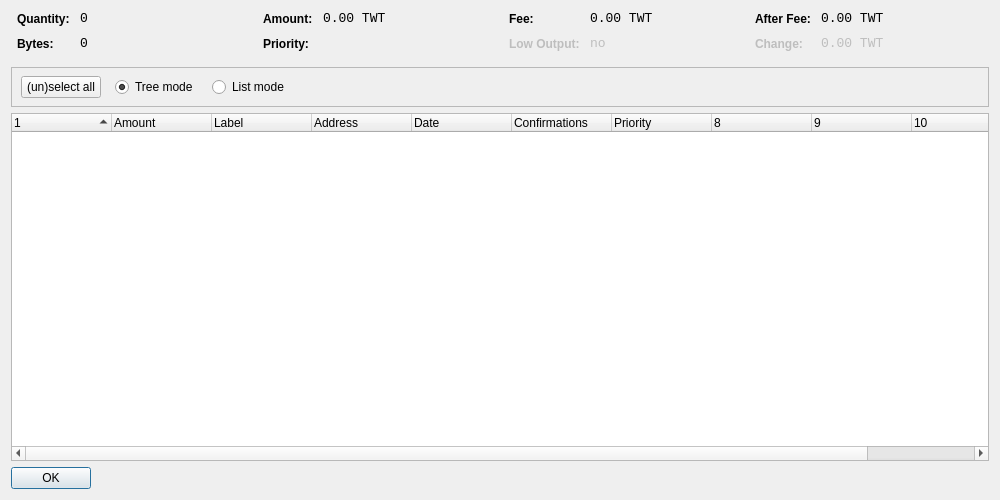
<?xml version="1.0" encoding="UTF-8"?>
<ui version="4.0">
 <class>CoinControlDialog</class>
 <widget class="QDialog" name="CoinControlDialog">
  <property name="geometry">
   <rect>
    <x>0</x>
    <y>0</y>
    <width>1000</width>
    <height>500</height>
   </rect>
  </property>
  <property name="windowTitle">
   <string>Coin Control</string>
  </property>
  <layout class="QVBoxLayout" name="verticalLayout">
   <item>
    <layout class="QHBoxLayout" name="horizontalLayoutTop" stretch="0,0,0,0">
     <property name="topMargin">
      <number>0</number>
     </property>
     <property name="bottomMargin">
      <number>10</number>
     </property>
     <item>
      <layout class="QFormLayout" name="formLayoutCoinControl1">
       <property name="horizontalSpacing">
        <number>10</number>
       </property>
       <property name="verticalSpacing">
        <number>10</number>
       </property>
       <property name="leftMargin">
        <number>6</number>
       </property>
       <property name="rightMargin">
        <number>6</number>
       </property>
       <item row="0" column="0">
        <widget class="QLabel" name="labelCoinControlQuantityText">
         <property name="styleSheet">
          <string notr="true">font-weight:bold;</string>
         </property>
         <property name="text">
          <string>Quantity:</string>
         </property>
        </widget>
       </item>
       <item row="0" column="1">
        <widget class="QLabel" name="labelCoinControlQuantity">
         <property name="font">
          <font>
           <family>Monospace</family>
           <pointsize>10</pointsize>
          </font>
         </property>
         <property name="cursor">
          <cursorShape>IBeamCursor</cursorShape>
         </property>
         <property name="contextMenuPolicy">
          <enum>Qt::ActionsContextMenu</enum>
         </property>
         <property name="text">
          <string notr="true">0</string>
         </property>
         <property name="textInteractionFlags">
          <set>Qt::LinksAccessibleByMouse|Qt::TextSelectableByKeyboard|Qt::TextSelectableByMouse</set>
         </property>
        </widget>
       </item>
       <item row="1" column="0">
        <widget class="QLabel" name="labelCoinControlBytesText">
         <property name="styleSheet">
          <string notr="true">font-weight:bold;</string>
         </property>
         <property name="text">
          <string>Bytes:</string>
         </property>
        </widget>
       </item>
       <item row="1" column="1">
        <widget class="QLabel" name="labelCoinControlBytes">
         <property name="font">
          <font>
           <family>Monospace</family>
           <pointsize>10</pointsize>
          </font>
         </property>
         <property name="cursor">
          <cursorShape>IBeamCursor</cursorShape>
         </property>
         <property name="contextMenuPolicy">
          <enum>Qt::ActionsContextMenu</enum>
         </property>
         <property name="text">
          <string notr="true">0</string>
         </property>
         <property name="textInteractionFlags">
          <set>Qt::LinksAccessibleByMouse|Qt::TextSelectableByKeyboard|Qt::TextSelectableByMouse</set>
         </property>
        </widget>
       </item>
      </layout>
     </item>
     <item>
      <layout class="QFormLayout" name="formLayoutCoinControl2">
       <property name="horizontalSpacing">
        <number>10</number>
       </property>
       <property name="verticalSpacing">
        <number>10</number>
       </property>
       <property name="leftMargin">
        <number>6</number>
       </property>
       <property name="rightMargin">
        <number>6</number>
       </property>
       <item row="0" column="0">
        <widget class="QLabel" name="labelCoinControlAmountText">
         <property name="styleSheet">
          <string notr="true">font-weight:bold;</string>
         </property>
         <property name="text">
          <string>Amount:</string>
         </property>
        </widget>
       </item>
       <item row="0" column="1">
        <widget class="QLabel" name="labelCoinControlAmount">
         <property name="font">
          <font>
           <family>Monospace</family>
           <pointsize>10</pointsize>
          </font>
         </property>
         <property name="cursor">
          <cursorShape>IBeamCursor</cursorShape>
         </property>
         <property name="contextMenuPolicy">
          <enum>Qt::ActionsContextMenu</enum>
         </property>
         <property name="text">
          <string notr="true">0.00 TWT</string>
         </property>
         <property name="textInteractionFlags">
          <set>Qt::LinksAccessibleByMouse|Qt::TextSelectableByKeyboard|Qt::TextSelectableByMouse</set>
         </property>
        </widget>
       </item>
       <item row="1" column="0">
        <widget class="QLabel" name="labelCoinControlPriorityText">
         <property name="styleSheet">
          <string notr="true">font-weight:bold;</string>
         </property>
         <property name="text">
          <string>Priority:</string>
         </property>
        </widget>
       </item>
       <item row="1" column="1">
        <widget class="QLabel" name="labelCoinControlPriority">
         <property name="font">
          <font>
           <family>Monospace</family>
           <pointsize>10</pointsize>
          </font>
         </property>
         <property name="cursor">
          <cursorShape>IBeamCursor</cursorShape>
         </property>
         <property name="contextMenuPolicy">
          <enum>Qt::ActionsContextMenu</enum>
         </property>
         <property name="text">
          <string/>
         </property>
         <property name="textInteractionFlags">
          <set>Qt::LinksAccessibleByMouse|Qt::TextSelectableByKeyboard|Qt::TextSelectableByMouse</set>
         </property>
        </widget>
       </item>
      </layout>
     </item>
     <item>
      <layout class="QFormLayout" name="formLayoutCoinControl3">
       <property name="horizontalSpacing">
        <number>10</number>
       </property>
       <property name="verticalSpacing">
        <number>10</number>
       </property>
       <property name="leftMargin">
        <number>6</number>
       </property>
       <property name="rightMargin">
        <number>6</number>
       </property>
       <item row="0" column="0">
        <widget class="QLabel" name="labelCoinControlFeeText">
         <property name="styleSheet">
          <string notr="true">font-weight:bold;</string>
         </property>
         <property name="text">
          <string>Fee:</string>
         </property>
        </widget>
       </item>
       <item row="0" column="1">
        <widget class="QLabel" name="labelCoinControlFee">
         <property name="font">
          <font>
           <family>Monospace</family>
           <pointsize>10</pointsize>
          </font>
         </property>
         <property name="cursor">
          <cursorShape>IBeamCursor</cursorShape>
         </property>
         <property name="contextMenuPolicy">
          <enum>Qt::ActionsContextMenu</enum>
         </property>
         <property name="text">
          <string notr="true">0.00 TWT</string>
         </property>
         <property name="textInteractionFlags">
          <set>Qt::LinksAccessibleByMouse|Qt::TextSelectableByKeyboard|Qt::TextSelectableByMouse</set>
         </property>
        </widget>
       </item>
       <item row="1" column="0">
        <widget class="QLabel" name="labelCoinControlLowOutputText">
         <property name="enabled">
          <bool>false</bool>
         </property>
         <property name="styleSheet">
          <string notr="true">font-weight:bold;</string>
         </property>
         <property name="text">
          <string>Low Output:</string>
         </property>
        </widget>
       </item>
       <item row="1" column="1">
        <widget class="QLabel" name="labelCoinControlLowOutput">
         <property name="enabled">
          <bool>false</bool>
         </property>
         <property name="font">
          <font>
           <family>Monospace</family>
           <pointsize>10</pointsize>
          </font>
         </property>
         <property name="cursor">
          <cursorShape>IBeamCursor</cursorShape>
         </property>
         <property name="contextMenuPolicy">
          <enum>Qt::ActionsContextMenu</enum>
         </property>
         <property name="text">
          <string notr="true">no</string>
         </property>
         <property name="textInteractionFlags">
          <set>Qt::LinksAccessibleByMouse|Qt::TextSelectableByKeyboard|Qt::TextSelectableByMouse</set>
         </property>
        </widget>
       </item>
      </layout>
     </item>
     <item>
      <layout class="QFormLayout" name="formLayoutCoinControl4">
       <property name="horizontalSpacing">
        <number>10</number>
       </property>
       <property name="verticalSpacing">
        <number>10</number>
       </property>
       <property name="leftMargin">
        <number>6</number>
       </property>
       <property name="rightMargin">
        <number>6</number>
       </property>
       <item row="0" column="0">
        <widget class="QLabel" name="labelCoinControlAfterFeeText">
         <property name="styleSheet">
          <string notr="true">font-weight:bold;</string>
         </property>
         <property name="text">
          <string>After Fee:</string>
         </property>
        </widget>
       </item>
       <item row="0" column="1">
        <widget class="QLabel" name="labelCoinControlAfterFee">
         <property name="font">
          <font>
           <family>Monospace</family>
           <pointsize>10</pointsize>
          </font>
         </property>
         <property name="cursor">
          <cursorShape>IBeamCursor</cursorShape>
         </property>
         <property name="contextMenuPolicy">
          <enum>Qt::ActionsContextMenu</enum>
         </property>
         <property name="text">
          <string notr="true">0.00 TWT</string>
         </property>
         <property name="textInteractionFlags">
          <set>Qt::LinksAccessibleByMouse|Qt::TextSelectableByKeyboard|Qt::TextSelectableByMouse</set>
         </property>
        </widget>
       </item>
       <item row="1" column="0">
        <widget class="QLabel" name="labelCoinControlChangeText">
         <property name="enabled">
          <bool>false</bool>
         </property>
         <property name="styleSheet">
          <string notr="true">font-weight:bold;</string>
         </property>
         <property name="text">
          <string>Change:</string>
         </property>
        </widget>
       </item>
       <item row="1" column="1">
        <widget class="QLabel" name="labelCoinControlChange">
         <property name="enabled">
          <bool>false</bool>
         </property>
         <property name="font">
          <font>
           <family>Monospace</family>
           <pointsize>10</pointsize>
          </font>
         </property>
         <property name="cursor">
          <cursorShape>IBeamCursor</cursorShape>
         </property>
         <property name="contextMenuPolicy">
          <enum>Qt::ActionsContextMenu</enum>
         </property>
         <property name="text">
          <string notr="true">0.00 TWT</string>
         </property>
         <property name="textInteractionFlags">
          <set>Qt::LinksAccessibleByMouse|Qt::TextSelectableByKeyboard|Qt::TextSelectableByMouse</set>
         </property>
        </widget>
       </item>
      </layout>
     </item>
    </layout>
   </item>
   <item>
    <widget class="QFrame" name="frame">
     <property name="minimumSize">
      <size>
       <width>0</width>
       <height>40</height>
      </size>
     </property>
     <property name="frameShape">
      <enum>QFrame::StyledPanel</enum>
     </property>
     <property name="frameShadow">
      <enum>QFrame::Sunken</enum>
     </property>
     <widget class="QWidget" name="horizontalLayoutWidget">
      <property name="geometry">
       <rect>
        <x>10</x>
        <y>0</y>
        <width>781</width>
        <height>41</height>
       </rect>
      </property>
      <layout class="QHBoxLayout" name="horizontalLayoutPanel" stretch="0,0,0,0,0">
       <property name="spacing">
        <number>14</number>
       </property>
       <item>
        <widget class="QPushButton" name="pushButtonSelectAll">
         <property name="sizePolicy">
          <sizepolicy hsizetype="Maximum" vsizetype="Fixed">
           <horstretch>0</horstretch>
           <verstretch>0</verstretch>
          </sizepolicy>
         </property>
         <property name="text">
          <string>(un)select all</string>
         </property>
        </widget>
       </item>
       <item>
        <widget class="QRadioButton" name="radioTreeMode">
         <property name="sizePolicy">
          <sizepolicy hsizetype="Maximum" vsizetype="Fixed">
           <horstretch>0</horstretch>
           <verstretch>0</verstretch>
          </sizepolicy>
         </property>
         <property name="text">
          <string>Tree mode</string>
         </property>
         <property name="checked">
          <bool>true</bool>
         </property>
        </widget>
       </item>
       <item>
        <widget class="QRadioButton" name="radioListMode">
         <property name="sizePolicy">
          <sizepolicy hsizetype="Maximum" vsizetype="Fixed">
           <horstretch>0</horstretch>
           <verstretch>0</verstretch>
          </sizepolicy>
         </property>
         <property name="text">
          <string>List mode</string>
         </property>
        </widget>
       </item>
       <item>
        <spacer name="horizontalSpacer">
         <property name="orientation">
          <enum>Qt::Horizontal</enum>
         </property>
         <property name="sizeHint" stdset="0">
          <size>
           <width>40</width>
           <height>20</height>
          </size>
         </property>
        </spacer>
       </item>
      </layout>
     </widget>
    </widget>
   </item>
   <item>
    <widget class="CoinControlTreeWidget" name="treeWidget">
     <property name="contextMenuPolicy">
      <enum>Qt::CustomContextMenu</enum>
     </property>
     <property name="sortingEnabled">
      <bool>false</bool>
     </property>
     <property name="columnCount">
      <number>11</number>
     </property>
     <attribute name="headerShowSortIndicator" stdset="0">
      <bool>true</bool>
     </attribute>
     <attribute name="headerStretchLastSection">
      <bool>false</bool>
     </attribute>
     <column>
      <property name="text">
       <string/>
      </property>
     </column>
     <column>
      <property name="text">
       <string>Amount</string>
      </property>
     </column>
     <column>
      <property name="text">
       <string>Label</string>
      </property>
     </column>
     <column>
      <property name="text">
       <string>Address</string>
      </property>
     </column>
     <column>
      <property name="text">
       <string>Date</string>
      </property>
     </column>
     <column>
      <property name="text">
       <string>Confirmations</string>
      </property>
      <property name="toolTip">
       <string>Confirmed</string>
      </property>
     </column>
     <column>
      <property name="text">
       <string>Priority</string>
      </property>
     </column>
     <column>
      <property name="text">
       <string/>
      </property>
     </column>
     <column>
      <property name="text">
       <string/>
      </property>
     </column>
     <column>
      <property name="text">
       <string/>
      </property>
     </column>
     <column>
      <property name="text">
       <string/>
      </property>
     </column>
    </widget>
   </item>
   <item>
    <widget class="QDialogButtonBox" name="buttonBox">
     <property name="sizePolicy">
      <sizepolicy hsizetype="Maximum" vsizetype="Fixed">
       <horstretch>0</horstretch>
       <verstretch>0</verstretch>
      </sizepolicy>
     </property>
     <property name="orientation">
      <enum>Qt::Horizontal</enum>
     </property>
     <property name="standardButtons">
      <set>QDialogButtonBox::Ok</set>
     </property>
    </widget>
   </item>
  </layout>
 </widget>
 <customwidgets>
  <customwidget>
   <class>CoinControlTreeWidget</class>
   <extends>QTreeWidget</extends>
   <header>coincontroltreewidget.h</header>
  </customwidget>
 </customwidgets>
 <resources/>
 <connections/>
</ui>
